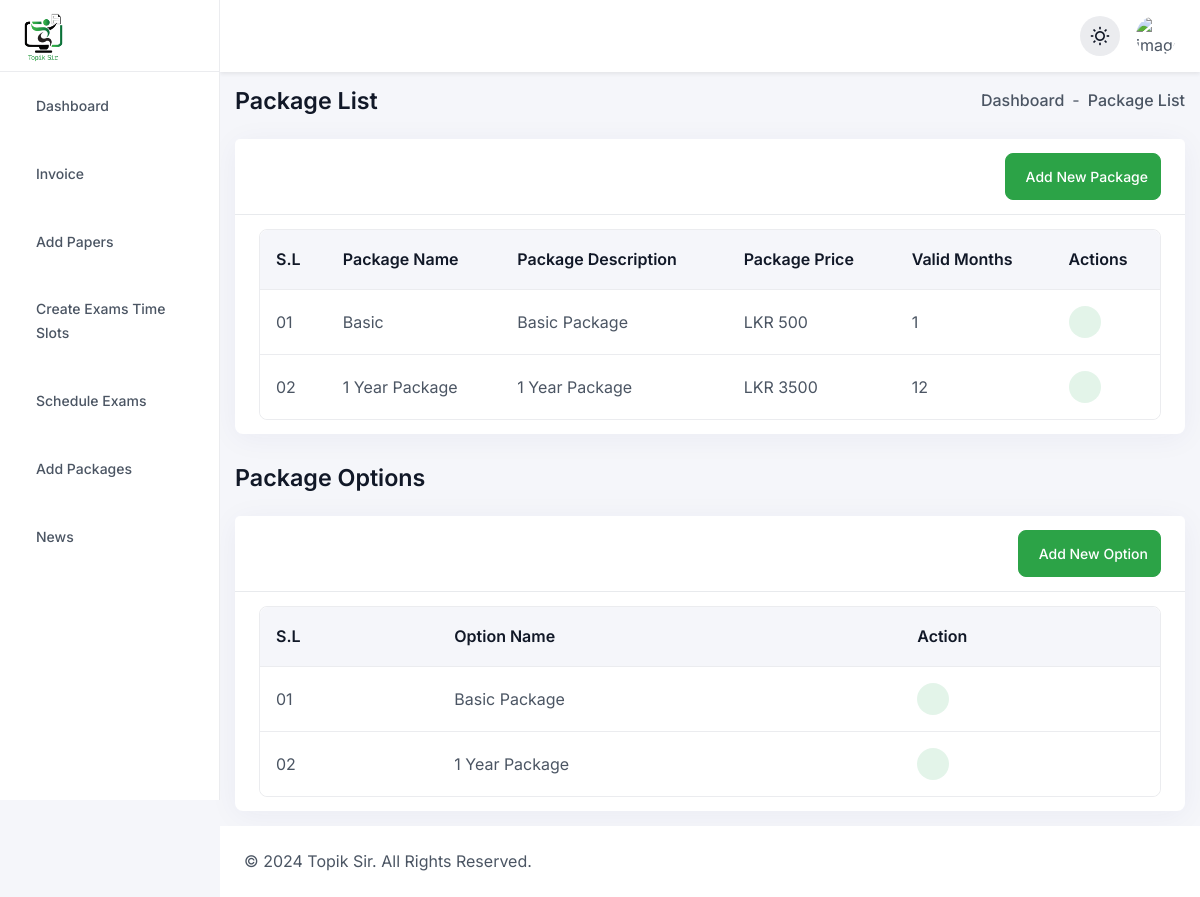
/admin/add-packages.php (signed in), run on the app's committed database.
### tables this page shows
CREATE TABLE `packages` (
  `id` int(11) NOT NULL AUTO_INCREMENT,
  `package_name` varchar(50) NOT NULL,
  `package_price` double NOT NULL,
  `package_description` varchar(50) NOT NULL,
  `valid_months` int(11) NOT NULL,
  PRIMARY KEY (`id`)
);

CREATE TABLE `package_options` (
  `id` int(11) NOT NULL AUTO_INCREMENT,
  `package_options` varchar(100) NOT NULL,
  PRIMARY KEY (`id`)
);

### api/admin/services/PackageService.php (called while the page is built, shortened)
<?php
class PackageService {
    private $db;
    public function __construct() {
        $database = new Database();
        $this->db = $database->getConnection();
    }
    public function getAllPackages() {
        $sql = "SELECT * FROM packages";
        $stmt = $this->db->prepare($sql);
        $stmt->execute();
        return $stmt->fetchAll(PDO::FETCH_ASSOC);
    }
    public function getAllOptions() {
        $sql = "SELECT * FROM package_options";
        $stmt = $this->db->prepare($sql);
        $stmt->execute();
        return $stmt->fetchAll(PDO::FETCH_ASSOC);
    }
}

### api/config/dbconnection.php (called while the page is built, shortened)
<?php
class Database
{
    private $host;
    private $db_name;
    private $username;
    private $password;
    private $port;
    public function __construct()
    {
        $this->host = "153.92.15.44";
        $this->port = "3306";
        $this->db_name = "u617196622_topiksir";
        $this->username = "u617196622_root_topiksir";
        $this->password = "V3:24q3be>v";
    }
    public function getConnection()
    {
        $this->conn = null;
        try {
            $this->conn = new PDO(
                "mysql:host=" . $this->host . ";port=" . $this->port . ";dbname=" . $this->db_name,
                $this->username,
                $this->password,
                [PDO::ATTR_PERSISTENT => true]
            );
            $this->conn->setAttribute(PDO::ATTR_ERRMODE, PDO::ERRMODE_EXCEPTION);
            $this->conn->setAttribute(PDO::ATTR_EMULATE_PREPARES, false);
        } catch (PDOException $exception) {
            error_log($exception->getMessage());
            die("Connection error. Please try again later.");
        }
        return $this->conn;
    }
}

### admin/add-packages.php (the view, shortened to what this page needs)
<!DOCTYPE html>
<html lang="en" data-theme="light">
<head>
    <link rel="stylesheet" type="text/css" href="https://cdn.jsdelivr.net/npm/toastify-js/src/toastify.min.css">
    <link rel="stylesheet" href="assets/css/remixicon.css">
    <link rel="stylesheet" href="assets/css/lib/bootstrap.min.css">
    <link rel="stylesheet" href="assets/css/lib/apexcharts.css">
    <link rel="stylesheet" href="assets/css/lib/dataTables.min.css">
    <link rel="stylesheet" href="assets/css/lib/editor-katex.min.css">
    <link rel="stylesheet" href="assets/css/lib/editor.atom-one-dark.min.css">
    <link rel="stylesheet" href="assets/css/lib/editor.quill.snow.css">
    <link rel="stylesheet" href="assets/css/lib/flatpickr.min.css">
    <link rel="stylesheet" href="assets/css/lib/full-calendar.css">
    <link rel="stylesheet" href="assets/css/lib/jquery-jvectormap-2.0.5.css">
    <link rel="stylesheet" href="assets/css/lib/magnific-popup.css">
    <link rel="stylesheet" href="assets/css/lib/slick.css">
    <link rel="stylesheet" href="assets/css/lib/prism.css">
    <link rel="stylesheet" href="assets/css/lib/file-upload.css">
    <link rel="stylesheet" href="assets/css/lib/audioplayer.css">
    <link rel="stylesheet" href="assets/css/style.css">
    <link rel="stylesheet" type="text/css" href="https://cdn.jsdelivr.net/npm/toastify-js/src/toastify.min.css">
</head>
<body>
    <?php include 'include/sidebar.php' ?>
    <main class="dashboard-main">
        <?php include 'include/header.php';
        $packageService = new PackageService();
        $options = $packageService->getAllOptions();
        ?>
        <div class="dashboard-main-body">
            <div class="d-flex flex-wrap align-items-center justify-content-between gap-3 mb-24">
                <h6 class="fw-semibold mb-0">Package List</h6>
                <ul class="d-flex align-items-center gap-2">
                    <li class="fw-medium">
                        <a href="/dashboard" class="d-flex align-items-center gap-1 hover-text-primary">
                            Dashboard
                        </a>
                    </li>
                    <li>-</li>
                    <li class="fw-medium">Package List</li>
                </ul>
            </div>
                                    <?php
                                    $options = $packageService->getAllOptions();
                                    ?>
            <div class="card">
                <div class="card-header d-flex flex-wrap align-items-center justify-content-end gap-3">
                    <button class="btn btn-success-600 text-sm btn-sm px-12 py-12 radius-8 d-flex align-items-center gap-2" data-bs-toggle="modal" data-bs-target="#addPackageModel">
                        Add New Package
                    </button>
                </div>
                <div class="card-body">
                    <div class="table-responsive scroll-sm">
                        <table class="table bordered-table mb-0">
                            <thead>
                                <tr>
                                    <th scope="col">S.L</th>
                                    <th scope="col">Package Name</th>
                                    <th scope="col">Package Description</th>
                                    <th scope="col">Package Price</th>
                                    <th scope="col">Valid Months</th>
                                    <th scope="col">Actions</th>
                                </tr>
                            </thead>
                            <tbody>
                                <?php
                                $packages = $packageService->getAllPackages();
                                if (!empty($packages)):
                                    foreach ($packages as $index => $package):
                                ?>
                                        <tr>
                                            <td><?= str_pad($index + 1, 2, '0', STR_PAD_LEFT); ?></td>
                                            <td><?= $package['package_name']; ?></td>
                                            <td><?= $package['package_description']; ?></td>
                                            <td>LKR <?= $package['package_price']; ?></td>
                                            <td><?= $package['valid_months']; ?></td>
                                            <td>
                                                <button
                                                    class="edit-btn w-32-px h-32-px bg-success-focus text-success-main rounded-circle d-inline-flex align-items-center justify-content-center"
                                                    data-id="<?= $package['id']; ?>"
                                                    data-package-name="<?= $package['package_name']; ?>"
                                                    data-package-des="<?= $package['package_description']; ?>"
                                                    data-package-price="<?= $package['package_price']; ?>"
                                                    data-package-valid-months="<?= $package['valid_months']; ?>"
                                                    data-bs-toggle="modal"
                                                    data-bs-target="#editPackageModal">
                                                </button>
                                            </td>
                                        </tr>
                                    <?php endforeach; ?>
                                <?php else: ?>
                                    <tr>
                                        <td colspan="7" class="text-center text-secondary-light">No Packages found.</td>
                                    </tr>
                                <?php endif; ?>
                            </tbody>
                        </table>
                    </div>
                </div>
            </div>
        </div>
        <div class="dashboard-main-body">
            <div class="d-flex flex-wrap align-items-center justify-content-between gap-3 mb-24">
                <h6 class="fw-semibold mb-0">Package Options</h6>
            </div>
            <div class="card">
                <div class="card-header d-flex flex-wrap align-items-center justify-content-end gap-3">
                    <button class="btn btn-success-600 text-sm btn-sm px-12 py-12 radius-8 d-flex align-items-center gap-2" data-bs-toggle="modal" data-bs-target="#addOptionModel">
                        Add New Option
                    </button>
                </div>
                <div class="card-body">
                    <div class="table-responsive scroll-sm">
                        <table class="table bordered-table mb-0">
                            <thead>
                                <tr>
                                    <th scope="col">S.L</th>
                                    <th scope="col">Option Name</th>
                                    <th scope="col">Action</th>
                                </tr>
                            </thead>
                            <tbody>
                                <?php
                                if (!empty($options)):
                                    foreach ($options as $index => $option):
                                ?>
                                        <tr>
                                            <td><?= str_pad($index + 1, 2, '0', STR_PAD_LEFT); ?></td>
                                            <td><?= $option['package_options']; ?></td>
                                            <td>
                                                <button
                                                    class="edit-option-btn w-32-px h-32-px bg-success-focus text-success-main rounded-circle d-inline-flex align-items-center justify-content-center"
                                                    data-id="<?= $option['id']; ?>"
                                                    data-option-name="<?= $option['package_options']; ?>"
                                                    data-bs-toggle="modal"
                                                    data-bs-target="#editOptionModel">
                                                </button>
                                            </td>
                                        </tr>
                                    <?php endforeach; ?>
                                <?php else: ?>
                                    <tr>
                                        <td colspan="7" class="text-center text-secondary-light">No Options found.</td>
                                    </tr>
                                <?php endif; ?>
                            </tbody>
                        </table>
                    </div>
                </div>
            </div>
        </div>
        <?php include('include/footer.php'); ?>
    </main>
</body>
</html>

### data on the page
packages: index "01", package_name "Basic", package_description "Basic Package", package_price "500", valid_months "1"
packages: index "02", package_name "1 Year Package", package_description "1 Year Package", package_price "3500", valid_months "12"
package_options: index "01", package_options "Basic Package"
package_options: index "02", package_options "1 Year Package"
